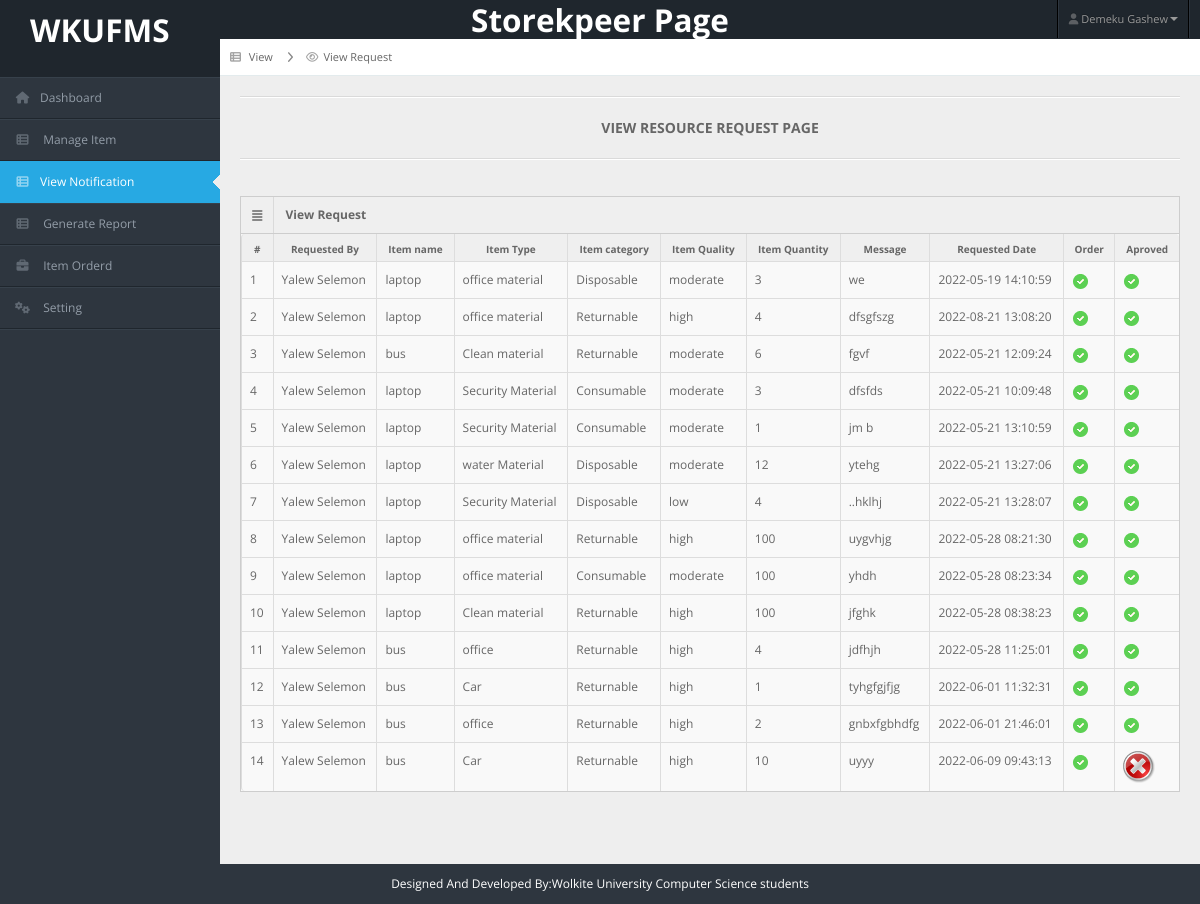
Screenshot of /storekpeer/view_request.php (signed in) with the database file from the repository.
### tables this page shows
CREATE TABLE `item_request` (
  `re_id` int(11) NOT NULL AUTO_INCREMENT,
  `emp_id` int(50) NOT NULL,
  `item_name` varchar(100) NOT NULL,
  `item_type` text NOT NULL,
  `item_category` varchar(100) NOT NULL,
  `item_quality` varchar(100) NOT NULL,
  `item_quantity` varchar(100) NOT NULL,
  `message` varchar(100) NOT NULL,
  `re_date` datetime NOT NULL,
  `status` int(11) NOT NULL,
  `ordered` int(11) NOT NULL,
  PRIMARY KEY (`re_id`),
  KEY `emp_id` (`emp_id`),
  CONSTRAINT `item_request_ibfk_1` FOREIGN KEY (`emp_id`) REFERENCES `employee` (`id`) ON DELETE CASCADE ON UPDATE CASCADE
);

CREATE TABLE `employee` (
  `id` int(11) NOT NULL AUTO_INCREMENT,
  `emp_id` varchar(50) DEFAULT NULL,
  `fname` varchar(50) NOT NULL,
  `mname` varchar(50) NOT NULL,
  `lname` varchar(50) NOT NULL,
  `gender` varchar(20) NOT NULL,
  `age` int(11) NOT NULL,
  `gmail` varchar(100) NOT NULL,
  `phone` int(11) NOT NULL,
  `nationality` varchar(100) NOT NULL,
  `address` varchar(255) NOT NULL,
  `salary` float NOT NULL,
  `jop_position` varchar(100) NOT NULL,
  `status` int(100) NOT NULL,
  `avater` varchar(100) NOT NULL,
  PRIMARY KEY (`id`)
);

### storekpeer/view_request.php (the view, shortened to what this page needs)
<?php
include("header.php");
include("../connection.php")
?>
<div id="content">
    <div id="content-header">
        <div id="breadcrumb">
            <a href="#"><i class="icon icon-th-list"></i> <span>View</span></a>
            <a href="view_request.php" title="Go to view User" class="tip-bottom">
                <i class="icon-eye-open"></i>View Request
            </a>
        </div>
    </div>
    <div class="container-fluid">
        <hr>
        <center>
            <h5>VIEW RESOURCE REQUEST PAGE</h5>
        </center>
        <hr>
        <div class="row-fluid">
            <div class="span12">
                <div class="widget-box">
                    <div class="widget-title"> <span class="icon"> <i class="icon-align-justify"></i> </span>
                        <h5>View Request</h5>
                    </div>
                    <div class="widget-content nopadding">
                        <table class="table table-bordered table-striped">
                            <thead>
                                <tr>
                                    <th>#</th>
                                    <th>Requested By</th>
                                    <th>Item name</th>
                                    <th>Item Type</th>
                                    <th>Item category</th>
                                    <th>Item Quality</th>
                                    <th>Item Quantity</th>
                                    <th>Message</th>
                                    <th>Requested Date</th>
                                    <th>Order</th>
                                    <th>Aproved</th>
                                </tr>
                            </thead>
                            <tbody id="output">
                                <?php
                                $result = mysqli_query($con, "select *from item_request;");
                                $no = 1;
                                if (mysqli_num_rows($result) > 0) {
                                    while ($row = mysqli_fetch_array($result)) {
                                        $e_id = $row["emp_id"];
                                        $sql = mysqli_query($con, "SELECT *FROM employee where id=$e_id") or die("error occured" . mysqli_error($con));
                                        $emp_info = mysqli_fetch_array($sql);
                                        $re_by = $emp_info['fname'] . ' ' . $emp_info['mname'];
                                ?>
                                <tr>
                                    <td><?php echo $no; ?></td>
                                    <td><?php echo $re_by; ?></td>
                                    <td><?php echo $row['item_name']; ?></td>
                                    <td><?php echo $row["item_type"]; ?></td>
                                    <td><?php echo $row["item_category"]; ?></td>
                                    <td><?php echo $row["item_quality"]; ?></td>
                                    <td><?php echo $row["item_quantity"]; ?></td>
                                    <td><?php echo $row["message"]; ?></td>
                                    <td><?php echo $row["re_date"]; ?></td>
                                    <td> <?php if ($row["status"] == "1") { ?>
                                        <img src="../images/tick.png" alt="" class="img-fluid">
                                        <?php
                                                    } else { ?>
                                        <a href="item_request_reply.php?id=<?php echo $row['re_id'] ?>" class="btn
                                        btn-primary" style="border-radius:13px">
                                            Order</a>
                                        <?php
                                                    }
                                                ?>
                                    </td>
                                    <td> <?php if ($row["ordered"] == "1") { ?>
                                        <img src="../images/tick.png" alt="" class="img-fluid">
                                        <?php
                                                    } else { ?>
                                        <img src="../images/remove.png" alt="" class="img-fluid">
                                        <?php
                                                    }
                                                ?>
                                    </td>
                                </tr>
                                <?php
                                        $no++;
                                    }
                                }
                                ?>
                            </tbody>
                        </table>
                    </div>
                </div>
            </div>
        </div>
    </div>
</div>
<?php
include("footer.php");
?>

### rows the page displays
item_request: emp.mname "Yalew Selemon", item_name "laptop", item_type "office material", item_category "Disposable", item_quality "moderate", item_quantity "3", message "we", re_date "2022-05-19 14:10:59", status 1 (drawn), ordered 1 (drawn)
item_request: emp.mname "Yalew Selemon", item_name "laptop", item_type "office material", item_category "Returnable", item_quality "high", item_quantity "4", message "dfsgfszg", re_date "2022-08-21 13:08:20", status 1 (drawn), ordered 1 (drawn)
item_request: emp.mname "Yalew Selemon", item_name "bus", item_type "Clean material", item_category "Returnable", item_quality "moderate", item_quantity "6", message "fgvf", re_date "2022-05-21 12:09:24", status 1 (drawn), ordered 1 (drawn)
item_request: emp.mname "Yalew Selemon", item_name "laptop", item_type "Security Material", item_category "Consumable", item_quality "moderate", item_quantity "3", message "dfsfds", re_date "2022-05-21 10:09:48", status 1 (drawn), ordered 1 (drawn)
item_request: emp.mname "Yalew Selemon", item_name "laptop", item_type "Security Material", item_category "Consumable", item_quality "moderate", item_quantity "1", message "jm b", re_date "2022-05-21 13:10:59", status 1 (drawn), ordered 1 (drawn)
item_request: emp.mname "Yalew Selemon", item_name "laptop", item_type "water Material", item_category "Disposable", item_quality "moderate", item_quantity "12", message "ytehg", re_date "2022-05-21 13:27:06", status 1 (drawn), ordered 1 (drawn)
item_request: emp.mname "Yalew Selemon", item_name "laptop", item_type "Security Material", item_category "Disposable", item_quality "low", item_quantity "4", message "..hklhj", re_date "2022-05-21 13:28:07", status 1 (drawn), ordered 1 (drawn)
item_request: emp.mname "Yalew Selemon", item_name "laptop", item_type "office material", item_category "Returnable", item_quality "high", item_quantity "100", message "uygvhjg", re_date "2022-05-28 08:21:30", status 1 (drawn), ordered 1 (drawn)
item_request: emp.mname "Yalew Selemon", item_name "laptop", item_type "office material", item_category "Consumable", item_quality "moderate", item_quantity "100", message "yhdh", re_date "2022-05-28 08:23:34", status 1 (drawn), ordered 1 (drawn)
item_request: emp.mname "Yalew Selemon", item_name "laptop", item_type "Clean material", item_category "Returnable", item_quality "high", item_quantity "100", message "jfghk", re_date "2022-05-28 08:38:23", status 1 (drawn), ordered 1 (drawn)
item_request: emp.mname "Yalew Selemon", item_name "bus", item_type "office", item_category "Returnable", item_quality "high", item_quantity "4", message "jdfhjh", re_date "2022-05-28 11:25:01", status 1 (drawn), ordered 1 (drawn)
item_request: emp.mname "Yalew Selemon", item_name "bus", item_type "Car", item_category "Returnable", item_quality "high", item_quantity "1", message "tyhgfgjfjg", re_date "2022-06-01 11:32:31", status 1 (drawn), ordered 1 (drawn)
item_request: emp.mname "Yalew Selemon", item_name "bus", item_type "office", item_category "Returnable", item_quality "high", item_quantity "2", message "gnbxfgbhdfg", re_date "2022-06-01 21:46:01", status 1 (drawn), ordered 1 (drawn)
item_request: emp.mname "Yalew Selemon", item_name "bus", item_type "Car", item_category "Returnable", item_quality "high", item_quantity "10", message "uyyy", re_date "2022-06-09 09:43:13", status 1 (drawn), ordered 0 (drawn)

### other values shown
$full_name "Demeku Gashew"
